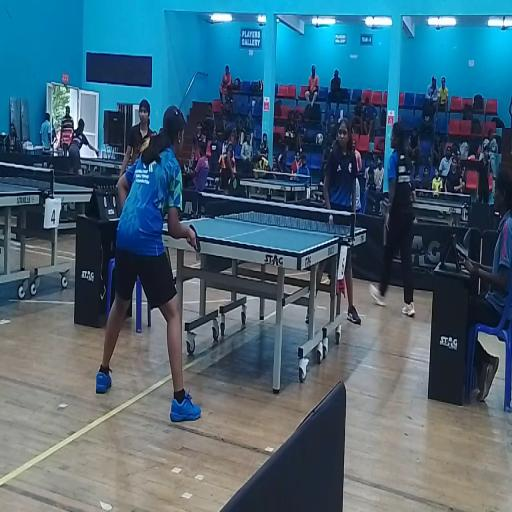
#> input picture backend/datasets/ball/test/images/frame_00014_jpg.rf.68a255c4bbd48e5ff5f216b2ef6713b9.jpg, 512 x 512 px; its folder holds only this picture in this run
$ python -i table_detector.py   (imports and definitions only)
#> lines starting #> are read from the running program, lines starting #| are printed output that depends on the picture; after the words box and inside, x2 and y2 are one past the last pixel; in counts of white or black regions, pixels touching at a corner belong together
#> further down, picture is the input picture: shape (512, 512, 3); mean B, G, R 118, 100.5, 69.6
"""
Détection de la table de tennis de table et calcul d'homographie.

Le plan de la table (image) est projeté vers un repère réel en mètres :
- axe X : longueur de la table, x ∈ [-1.37, 1.37] (le filet est à x = 0)
- axe Y : largeur de la table, y ∈ [-0.7625, 0.7625]

Si la table n'est pas détectable, toutes les fonctions retournent None et
l'analyse de match se dégrade proprement (vitesses en pixels/frame).
"""

import logging
from typing import Dict, List, Optional, Tuple

import cv2
import numpy as np

logger = logging.getLogger(__name__)

# Dimensions officielles ITTF (mètres)
TABLE_LENGTH = 2.74
TABLE_WIDTH = 1.525
HALF_LENGTH = TABLE_LENGTH / 2.0
HALF_WIDTH = TABLE_WIDTH / 2.0

# Repère cible : coins de la table (longueur en X, largeur en Y)
TARGET_CORNERS = np.array(
    [
        [-HALF_LENGTH, -HALF_WIDTH],
        [HALF_LENGTH, -HALF_WIDTH],
        [HALF_LENGTH, HALF_WIDTH],
        [-HALF_LENGTH, HALF_WIDTH],
    ],
    dtype=np.float32,
)


def _order_corners(pts: np.ndarray) -> np.ndarray:
    """Ordonne 4 points : haut-gauche, haut-droite, bas-droite, bas-gauche (image)."""
    pts = np.array(pts, dtype=np.float32).reshape(4, 2)
    s = pts.sum(axis=1)
    d = np.diff(pts, axis=1).ravel()
    tl = pts[np.argmin(s)]
    br = pts[np.argmax(s)]
    tr = pts[np.argmin(d)]
    bl = pts[np.argmax(d)]
    return np.array([tl, tr, br, bl], dtype=np.float32)


class TableDetector:
    """Détecte le quadrilatère de la table et construit l'homographie image -> table."""

    def __init__(self):
        self._cached_homography: Optional[np.ndarray] = None
        self._cached_quad: Optional[np.ndarray] = None

    def _table_mask(self, frame: np.ndarray) -> np.ndarray:
        # CLAHE sur la luminance : renforce les lignes/contrastes en basse lumière
        lab = cv2.cvtColor(frame, cv2.COLOR_BGR2LAB)
#> lab: shape (512, 512, 3); mean of channels 0, 1, 2 104, 126.3, 115.8
        clahe = cv2.createCLAHE(clipLimit=2.0, tileGridSize=(8, 8))
        lab[:, :, 0] = clahe.apply(lab[:, :, 0])
#> lab: shape (512, 512, 3); mean of channels 0, 1, 2 120.2, 126.3, 115.8
        enhanced = cv2.cvtColor(lab, cv2.COLOR_LAB2BGR)
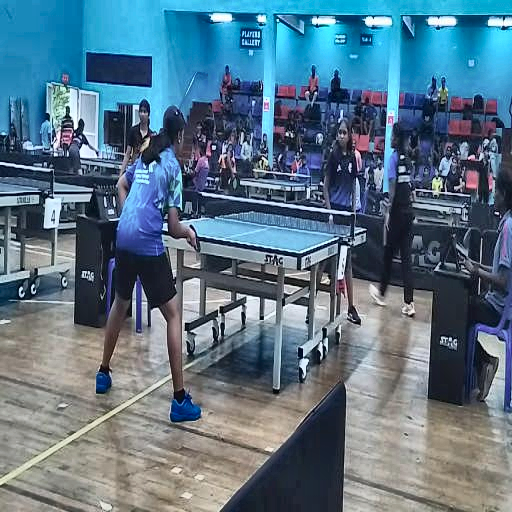
#> enhanced: shape (512, 512, 3); mean B, G, R 134.3, 116.6, 89.8

        hsv = cv2.cvtColor(enhanced, cv2.COLOR_BGR2HSV)
#> hsv: shape (512, 512, 3); mean H, S, V 85.8, 99.4, 138.5
        masks = []
        # Bleu (table courante) : hue ~ 95-125
        masks.append(cv2.inRange(hsv, np.array([95, 60, 40]), np.array([125, 255, 255])))
        # Vert (anciennes tables) : hue ~ 35-85
        masks.append(cv2.inRange(hsv, np.array([35, 60, 40]), np.array([85, 255, 255])))
        mask = cv2.bitwise_or(*masks)
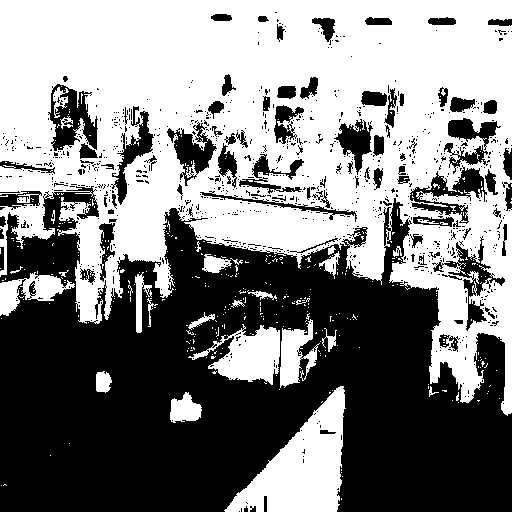
#> mask: shape (512, 512); 51.2% white; 915 black regions (820 under 20 px), largest, box (x1, y1, x2, y2) and area: (0, 186, 512, 512) 106567, (48, 84, 98, 151) 1715, (410, 165, 487, 224) 1516
        kernel = cv2.getStructuringElement(cv2.MORPH_RECT, (7, 7))
        mask = cv2.morphologyEx(mask, cv2.MORPH_CLOSE, kernel)
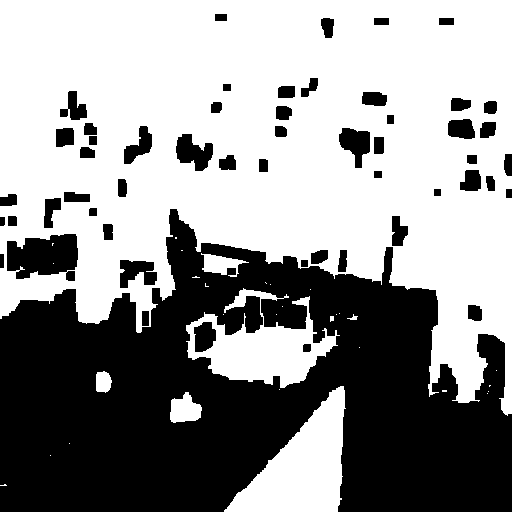
#> mask: shape (512, 512); 58.5% white; 54 black regions, largest, box (x1, y1, x2, y2) and area: (0, 209, 512, 512) 95081, (7, 234, 78, 281) 2540, (176, 134, 213, 171) 848
        mask = cv2.morphologyEx(mask, cv2.MORPH_OPEN, kernel)
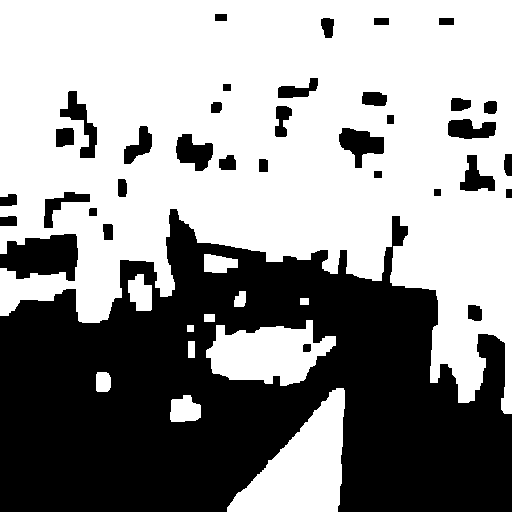
#> mask: shape (512, 512); 57.7% white; 35 black regions
        return mask

    def detect_quad(self, frame: np.ndarray) -> Optional[np.ndarray]:
        """Détecte les 4 coins de la table dans une image (ou None)."""
        mask = self._table_mask(frame)
        contours, _ = cv2.findContours(mask, cv2.RETR_EXTERNAL, cv2.CHAIN_APPROX_SIMPLE)
#> contours = 12 contours; largest, box (x1, y1, x2, y2) and area: (0, 0, 512, 414) 142906, (227, 388, 345, 512) 7508, (206, 320, 336, 386) 5321, (170, 395, 201, 422) 614, (128, 274, 152, 311) 606
        if not contours:
            return None
        largest = max(contours, key=cv2.contourArea)
#> largest = contour of 441 points, box (x1, y1, x2, y2) (0, 0, 512, 414), area 142906
        area_ratio = cv2.contourArea(largest) / (frame.shape[0] * frame.shape[1])
#> area_ratio = 0.545
        if area_ratio < 0.02:
            return None

        # Polygone approximé ; s'il n'a pas 4 sommets, on retombe sur le rectangle englobant
        peri = cv2.arcLength(largest, True)
#> peri = 2947.1
        approx = cv2.approxPolyDP(largest, 0.02 * peri, True)
#> approx = contour of 10 points, box (x1, y1, x2, y2) (0, 0, 512, 414), area 140624
        if len(approx) == 4 and cv2.isContourConvex(approx):
            quad = approx.reshape(4, 2).astype(np.float32)
        else:
            quad = cv2.boxPoints(cv2.minAreaRect(largest)).astype(np.float32)
#> quad = [[511, 413], [-1.26e-14, 413], [0, 0], [511, 0]]
        quad = _order_corners(quad)
#> in _order_corners, `s = pts.sum(axis=1)`: s = [924, 413, 0, 511]
#> in _order_corners, `d = np.diff(pts, axis=1).ravel()`: d = [-98, 413, 0, -511]
#> in _order_corners, `tl = pts[np.argmin(s)]`: tl = [0, 0]
#> in _order_corners, `br = pts[np.argmax(s)]`: br = [511, 413]
#> in _order_corners, `tr = pts[np.argmin(d)]`: tr = [511, 0]
#> in _order_corners, `bl = pts[np.argmax(d)]`: bl = [-1.26e-14, 413]
#> quad = [[0, 0], [511, 0], [511, 413], [-1.26e-14, 413]]
        if not self._quad_plausible(quad):
            return None
        return quad

    def _quad_plausible(self, quad: np.ndarray) -> bool:
        """Ratio long/short côté proche du ratio réel d'une table (2,74/1,525 ≈ 1,8)."""
        e1 = float(np.linalg.norm(quad[1] - quad[0]))
#> e1 = 511
        e2 = float(np.linalg.norm(quad[2] - quad[1]))
#> e2 = 413
        short = max(1.0, min(e1, e2))
#> short = 413
        ratio = max(e1, e2) / short
#> ratio = 1.24
        return 1.15 <= ratio <= 2.8

    # [102 lines left out: functions homography_from_manual_quad, detect_table_homography, image_points_to_table, not called in this run]

    @staticmethod
    def point_in_table(quad: np.ndarray, point: Tuple[float, float]) -> bool:
        return cv2.pointPolygonTest(quad.astype(np.float32), (float(point[0]), float(point[1])), False) >= 0

    # [13 lines left out: function meters_per_pixel, not called in this run]

>>> import cv2
>>> picture = cv2.imread('datasets/ball/test/images/frame_00014_jpg.rf.68a255c4bbd48e5ff5f216b2ef6713b9.jpg')
>>> result = TableDetector().detect_quad(picture)
#> result = [[0, 0], [511, 0], [511, 413], [-1.26e-14, 413]]
